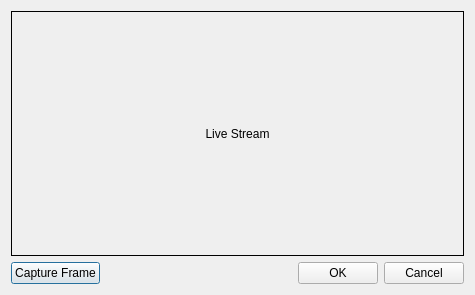
<?xml version="1.0" encoding="UTF-8"?>
<ui version="4.0">
 <class>QAddItem</class>
 <widget class="QDialog" name="QAddItem">
  <property name="windowModality">
   <enum>Qt::WindowModal</enum>
  </property>
  <property name="geometry">
   <rect>
    <x>0</x>
    <y>0</y>
    <width>475</width>
    <height>295</height>
   </rect>
  </property>
  <property name="windowTitle">
   <string>Add New Item</string>
  </property>
  <layout class="QVBoxLayout" name="verticalLayout">
   <item>
    <widget class="QDisplayLabel" name="lb_liveStream">
     <property name="minimumSize">
      <size>
       <width>320</width>
       <height>240</height>
      </size>
     </property>
     <property name="frameShape">
      <enum>QFrame::Box</enum>
     </property>
     <property name="text">
      <string>Live Stream</string>
     </property>
     <property name="alignment">
      <set>Qt::AlignCenter</set>
     </property>
    </widget>
   </item>
   <item>
    <layout class="QHBoxLayout" name="horizontalLayout">
     <item>
      <widget class="QPushButton" name="pb_getFrame">
       <property name="text">
        <string>Capture Frame</string>
       </property>
      </widget>
     </item>
     <item>
      <spacer name="horizontalSpacer">
       <property name="orientation">
        <enum>Qt::Horizontal</enum>
       </property>
       <property name="sizeHint" stdset="0">
        <size>
         <width>40</width>
         <height>20</height>
        </size>
       </property>
      </spacer>
     </item>
     <item>
      <widget class="QPushButton" name="pb_OK">
       <property name="text">
        <string>OK</string>
       </property>
      </widget>
     </item>
     <item>
      <widget class="QPushButton" name="pb_Cancel">
       <property name="text">
        <string>Cancel</string>
       </property>
      </widget>
     </item>
    </layout>
   </item>
  </layout>
 </widget>
 <customwidgets>
  <customwidget>
   <class>QDisplayLabel</class>
   <extends>QLabel</extends>
   <header location="global">qdisplaylabel.h</header>
  </customwidget>
 </customwidgets>
 <resources/>
 <connections/>
</ui>
